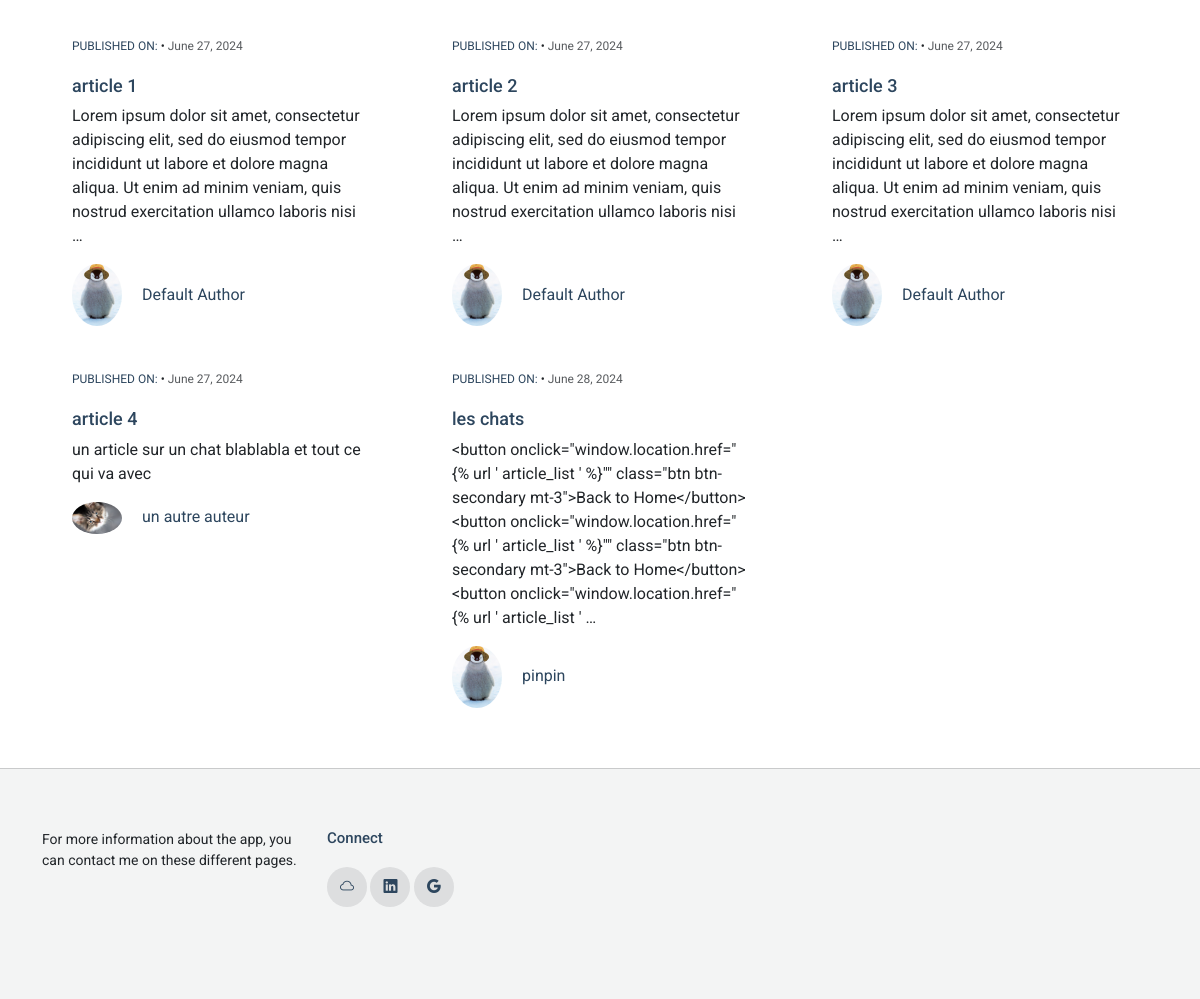
Before: / (lower part) with the older database file.
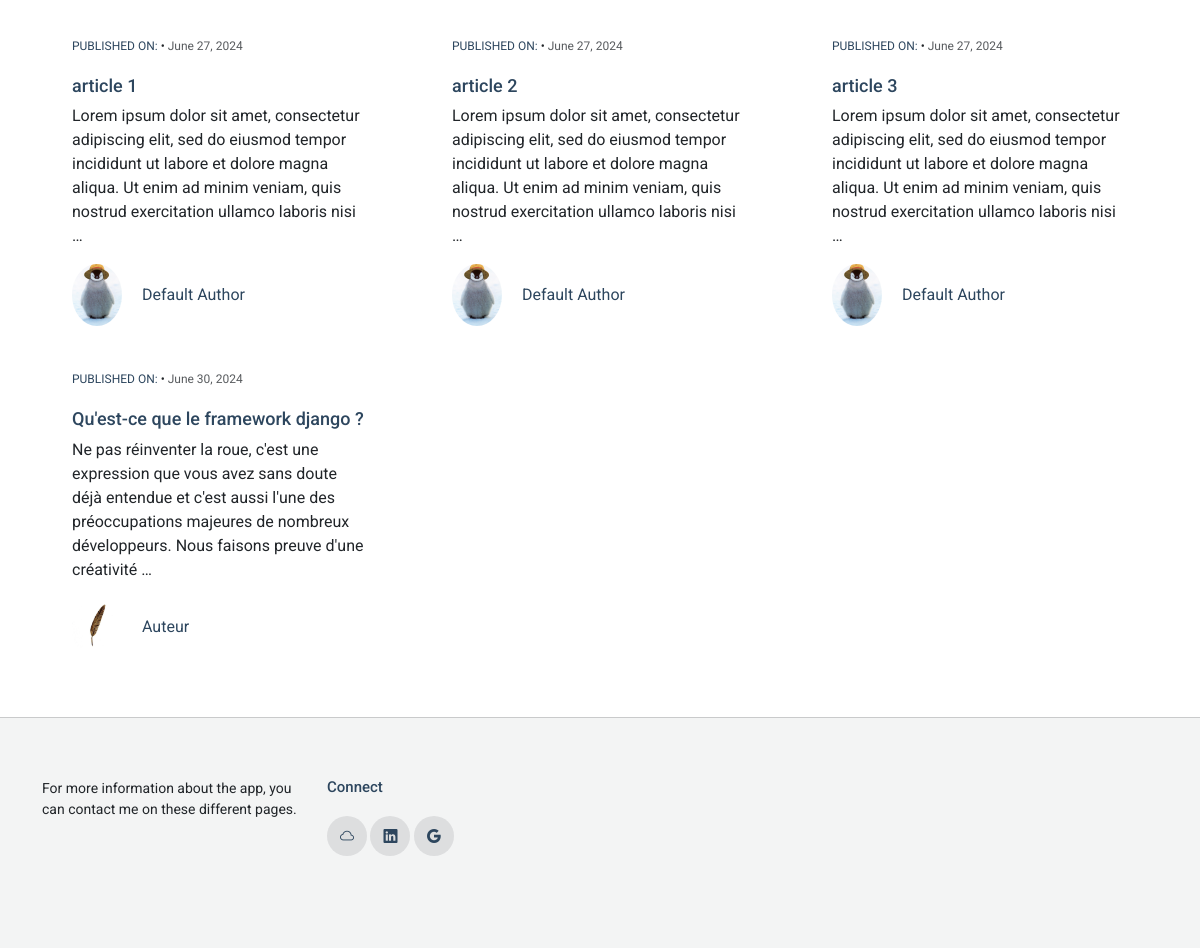
After: the same page with the newer database file.
### main/models.py (models this page shows, shortened)
class Article(models.Model):
    title = models.CharField(max_length=200)
    content = models.TextField()
    publication_date = models.DateTimeField(auto_now_add=True)
    author = models.ForeignKey(Author, on_delete=models.CASCADE, null=True, blank=True)

class Author(models.Model):
    user = models.OneToOneField(User, on_delete=models.CASCADE, null=True, blank=True)
    name = models.CharField(max_length=100)
    photo = models.ImageField(upload_to='authors/')

### main/views.py (the view)
# urls.py: path('', article_list, name='article_list'),
def article_list(request):
    articles = Article.objects.all()
    return render(request, 'article_list.html', {'articles': articles})

### main/templates/article_list.html (shortened to what this page needs)
{% extends 'base.html' %}

### main/templates/base.html (shortened to what this page needs)
{% load static %}
{% load i18n %}
<!DOCTYPE html>
<html lang="en">
<head>
  <link href="{% static 'vendor/bootstrap/css/bootstrap.min.css' %}" rel="stylesheet">
  <link href="{% static 'vendor/bootstrap-icons/bootstrap-icons.css' %}" rel="stylesheet">
  <link href="{% static 'vendor/aos/aos.css' %}" rel="stylesheet">
  <link href="{% static 'vendor/swiper/swiper-bundle.min.css' %}" rel="stylesheet">
  <link href="{% static 'vendor/glightbox/css/glightbox.min.css' %}" rel="stylesheet">
  <link href="{% static 'css/main.css' %}" rel="stylesheet">
</head>
<body class="index-page">
  <main class="main">
    <section id="blog-posts" class="blog-posts section">
      <div class="container section-title" data-aos="fade-up">
      </div>
      <div class="container">
        <div class="row gy-4">
          {% for article in articles %}
          <div class="col-md-6 col-lg-4">
            <div class="post-entry" data-aos="fade-up" data-aos-delay="100">
              <div class="post-content">
                <div class="meta">
                  <a href="#" class="cat">{% trans "Published on:" %}</a> •
                  <span class="date">{{ article.publication_date|date:"F d, Y" }}</span>
                </div>
                <h3><a href="{% url 'article_detail' article.pk %}">{{ article.title }}</a></h3>
                <p>{{ article.content|truncatewords:30 }}</p>
                <div class="d-flex author align-items-center">
                  <div class="pic">
                    <img src="{{ article.author.photo.url }}" alt="{% trans "Image" %}" class="img-fluid rounded-circle">
                  </div>
                  <div class="author-name">
                    <strong class="d-block">{{ article.author.name }}</strong>
                  </div>
                </div>
              </div>
            </div>
          </div>
          {% endfor %}
        </div>
      </div>
    </section>
  </main>
  <footer id="footer" class="footer light-background">
    <div class="container">
      <div class="row g-4">
        <div class="col-md-6 col-lg-3 mb-3 mb-md-0">
          <div class="widget">
            <p class="mb-4">{% trans "There live the blind texts. Separated they live in Bookmarksgrove right at the coast of the Semantics, a large language ocean." %}</p>
          </div>
        </div>
        <div class="col-md-6 col-lg-3 pl-lg-5">
          <div class="widget">
            <h3 class="widget-heading">{% trans "Connect" %}</h3>
            <ul class="list-unstyled social-icons light mb-3">
              <li><a href="https://www.bouazzaouisoheib.site/" target="_blank"><span class="bi bi-cloud"></span></a></li>
              <li><a href="https://www.linkedin.com/in/soheib-bouazzaoui/" target="_blank"><span class="bi bi-linkedin"></span></a></li>
              <li><a href="mailto:bouazzaoui.soheib.pro@gmail.com"><span class="bi bi-google"></span></a></li>
            </ul>
          </div>
        </div>
      </div>
    </div>
  </footer>
</body>
</html>

### main/static/css/main.css (style rules this page uses)
:root { --default-font: "Roboto", system-ui, -apple-system, "Segoe UI", Roboto, "Helvetica Neue", Arial, "Noto Sans", "Liberation Sans", sans-serif, "Apple Color Emoji", "Segoe UI Emoji", "Segoe UI Symbol", "Noto Color Emoji"; --heading-font: "Roboto", sans-serif; --nav-font: "Lato", sans-serif; }
:root { --background-color: #ffffff; --default-color: #212529; --heading-color: #2d465e; --accent-color: #34bf49; --surface-color: #ffffff; --contrast-color: #ffffff; }
:root { --nav-color: #212529; --nav-hover-color: #34bf49; --nav-mobile-background-color: #ffffff; --nav-dropdown-background-color: #ffffff; --nav-dropdown-color: #212529; --nav-dropdown-hover-color: #34bf49; }
.light-background { --background-color: #f3f4f4; --surface-color: #ffffff; }
:root { scroll-behavior: smooth; }
body { color: var(--default-color); background-color: var(--background-color); font-family: var(--default-font); }
a { color: var(--accent-color); text-decoration: none; transition: 0.3s; }
h1, h2, h3, h4, h5, h6 { color: var(--heading-color); font-family: var(--heading-font); }
.footer { background-color: var(--background-color); color: var(--default-color); padding: 60px 0; font-size: 14px; border-top: 1px solid color-mix(in srgb, var(--default-color), transparent 80%); }
.footer a { color: var(--default-color) !important; }
.footer .widget .widget-heading { font-size: 15px; color: var(--heading-color); margin-bottom: 20px; }
.footer .widget ul li { margin-bottom: 10px; line-height: 1.5; }
.footer .widget ul li a { color: color-mix(in srgb, var(--heading-color), transparent 50%); }
.footer .social-icons li { display: inline-block; }
.footer .social-icons li a { display: inline-block; width: 40px; height: 40px; position: relative; border-radius: 50%; background: color-mix(in srgb, var(--default-color), transparent 90%); }
.footer .social-icons li a span { color: color-mix(in srgb, var(--heading-color), transparent 0%); position: absolute; top: 50%; left: 50%; transform: translate(-50%, -50%); transition: 0.3s all ease-in-out; }
.footer .social-icons li:first-child a { padding-left: 0; }
section, .section { color: var(--default-color); background-color: var(--background-color); padding: 60px 0; scroll-margin-top: 100px; overflow: clip; }
.section-title { text-align: center; padding-bottom: 60px; position: relative; }
.blog-posts .post-entry .meta { font-size: 12px; margin-bottom: 20px; }
.blog-posts .post-entry .meta .cat { text-transform: uppercase; font-weight: normal; color: var(--heading-color); }
.blog-posts .post-entry .meta .date { color: color-mix(in srgb, var(--default-color), transparent 25%); }
.blog-posts .post-entry .post-content { padding-left: 30px; padding-right: 30px; }
.blog-posts .post-entry .post-content h3 { font-size: 18px; line-height: 1.2; }
.blog-posts .post-entry .post-content h3 a { color: var(--heading-color); }
.blog-posts .author .pic { flex: 0 0 50px; margin-right: 20px; }
.blog-posts .author .author-name { line-height: 1.3; }
.blog-posts .author .author-name strong { color: var(--heading-color); font-weight: normal; }

Changed rows visible on the page:
removed Article: publication_date "June 27, 2024", title "article 4", content "un article sur un chat blablabla et tout ce qui va avec", author.photo (picture), author.name "un autre auteur"
removed Article: publication_date "June 28, 2024", title "les chats", content "<button onclick=\"window.location.href=\"{% url ' article_list ' %}\"\" class=\"btn btn-secondary mt-3\">Back to Home</button> <button onclick=\"window.location.href=\"{% url ' article_list ' %}\"\" class=\"btn btn-secondary mt-3\">Back to Home</button> <button onclick=\"window.location.href=\"{% url ' article_list ' …", author.photo (picture), author.name "pinpin"
added Article: publication_date "June 30, 2024", title "Qu'est-ce que le framework django ?", content "Ne pas réinventer la roue, c'est une expression que vous avez sans doute déjà entendue et c'est aussi l'une des préoccupations majeures de nombreux développeurs. Nous faisons preuve d'une créativité …", author.photo (picture), author.name "Auteur"
